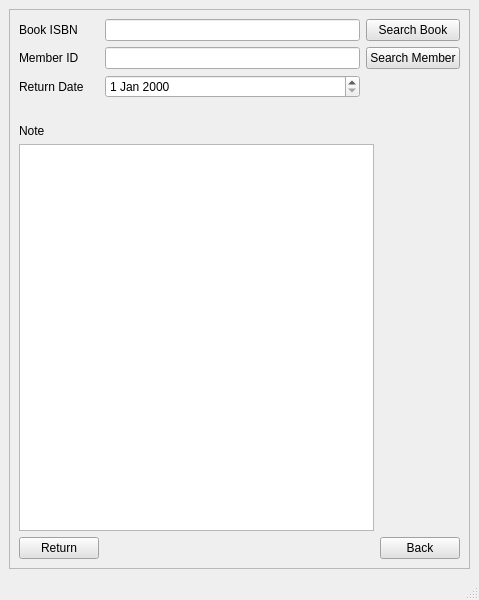
<?xml version="1.0" encoding="UTF-8"?>
<ui version="4.0">
 <class>returnbook</class>
 <widget class="QMainWindow" name="returnbook">
  <property name="geometry">
   <rect>
    <x>0</x>
    <y>0</y>
    <width>479</width>
    <height>600</height>
   </rect>
  </property>
  <property name="windowTitle">
   <string>MainWindow</string>
  </property>
  <widget class="QWidget" name="centralwidget">
   <layout class="QGridLayout" name="gridLayout">
    <item row="0" column="0">
     <widget class="QFrame" name="frame">
      <property name="frameShape">
       <enum>QFrame::StyledPanel</enum>
      </property>
      <property name="frameShadow">
       <enum>QFrame::Raised</enum>
      </property>
      <layout class="QGridLayout" name="gridLayout_2">
       <item row="0" column="0">
        <widget class="QLabel" name="label_6">
         <property name="styleSheet">
          <string notr="true">QLabel{
	font: 600 14pt &quot;Zilla Slab SemiBold&quot;;
	color: rgb(0, 0, 0);
}</string>
         </property>
         <property name="text">
          <string>Book ISBN</string>
         </property>
        </widget>
       </item>
       <item row="0" column="1">
        <widget class="QLineEdit" name="lineEdit"/>
       </item>
       <item row="1" column="0">
        <widget class="QLabel" name="label_7">
         <property name="styleSheet">
          <string notr="true">QLabel{
	font: 600 14pt &quot;Zilla Slab SemiBold&quot;;
	color: rgb(0, 0, 0);
}</string>
         </property>
         <property name="text">
          <string>Member ID</string>
         </property>
        </widget>
       </item>
       <item row="1" column="1">
        <widget class="QLineEdit" name="lineEdit_2"/>
       </item>
       <item row="2" column="0">
        <widget class="QLabel" name="label_10">
         <property name="styleSheet">
          <string notr="true">QLabel{
	font: 600 14pt &quot;Zilla Slab SemiBold&quot;;
	color: rgb(0, 0, 0);
}</string>
         </property>
         <property name="text">
          <string>Return Date</string>
         </property>
        </widget>
       </item>
       <item row="2" column="1">
        <widget class="QDateEdit" name="dateEdit_2"/>
       </item>
       <item row="3" column="1">
        <widget class="QLabel" name="label_12">
         <property name="styleSheet">
          <string notr="true">QLabel{
	font: 600 14pt &quot;Zilla Slab SemiBold&quot;;
	color: rgb(0, 0, 0);
}</string>
         </property>
         <property name="text">
          <string/>
         </property>
        </widget>
       </item>
       <item row="4" column="0">
        <widget class="QLabel" name="label_11">
         <property name="styleSheet">
          <string notr="true">QLabel{
	font: 600 14pt &quot;Zilla Slab SemiBold&quot;;
	color: rgb(0, 0, 0);
}</string>
         </property>
         <property name="text">
          <string>Note</string>
         </property>
        </widget>
       </item>
       <item row="4" column="1">
        <widget class="QLabel" name="label_13">
         <property name="styleSheet">
          <string notr="true">QLabel{
	font: 600 14pt &quot;Zilla Slab SemiBold&quot;;
	color: rgb(0, 0, 0);
}</string>
         </property>
         <property name="text">
          <string/>
         </property>
        </widget>
       </item>
       <item row="5" column="0" colspan="3">
        <widget class="QTextEdit" name="textEdit"/>
       </item>
       <item row="6" column="0">
        <widget class="QPushButton" name="pushButton_4">
         <property name="styleSheet">
          <string notr="true">QPushButton{
	background-color: rgb(226, 226, 226);
	color: rgb(0, 0, 0);
	font: 700 11pt &quot;Segoe UI&quot;;
}</string>
         </property>
         <property name="text">
          <string>Return</string>
         </property>
        </widget>
       </item>
       <item row="6" column="3">
        <widget class="QPushButton" name="pushButton_5">
         <property name="styleSheet">
          <string notr="true">QPushButton{
	background-color: rgb(226, 226, 226);
	color: rgb(0, 0, 0);
	font: 700 11pt &quot;Segoe UI&quot;;
}</string>
         </property>
         <property name="text">
          <string>Back</string>
         </property>
        </widget>
       </item>
       <item row="1" column="2" colspan="2">
        <widget class="QPushButton" name="pushButton_3">
         <property name="styleSheet">
          <string notr="true">QPushButton{
	background-color: rgb(226, 226, 226);
	color: rgb(0, 0, 0);
	font: 700 11pt &quot;Segoe UI&quot;;
}</string>
         </property>
         <property name="text">
          <string>Search Member</string>
         </property>
        </widget>
       </item>
       <item row="0" column="2" colspan="2">
        <widget class="QPushButton" name="pushButton">
         <property name="styleSheet">
          <string notr="true">QPushButton{
	background-color: rgb(226, 226, 226);
	color: rgb(0, 0, 0);
	font: 700 11pt &quot;Segoe UI&quot;;
}</string>
         </property>
         <property name="text">
          <string>Search Book</string>
         </property>
        </widget>
       </item>
      </layout>
     </widget>
    </item>
   </layout>
  </widget>
  <widget class="QMenuBar" name="menubar">
   <property name="geometry">
    <rect>
     <x>0</x>
     <y>0</y>
     <width>479</width>
     <height>21</height>
    </rect>
   </property>
  </widget>
  <widget class="QStatusBar" name="statusbar"/>
 </widget>
 <resources/>
 <connections/>
</ui>
